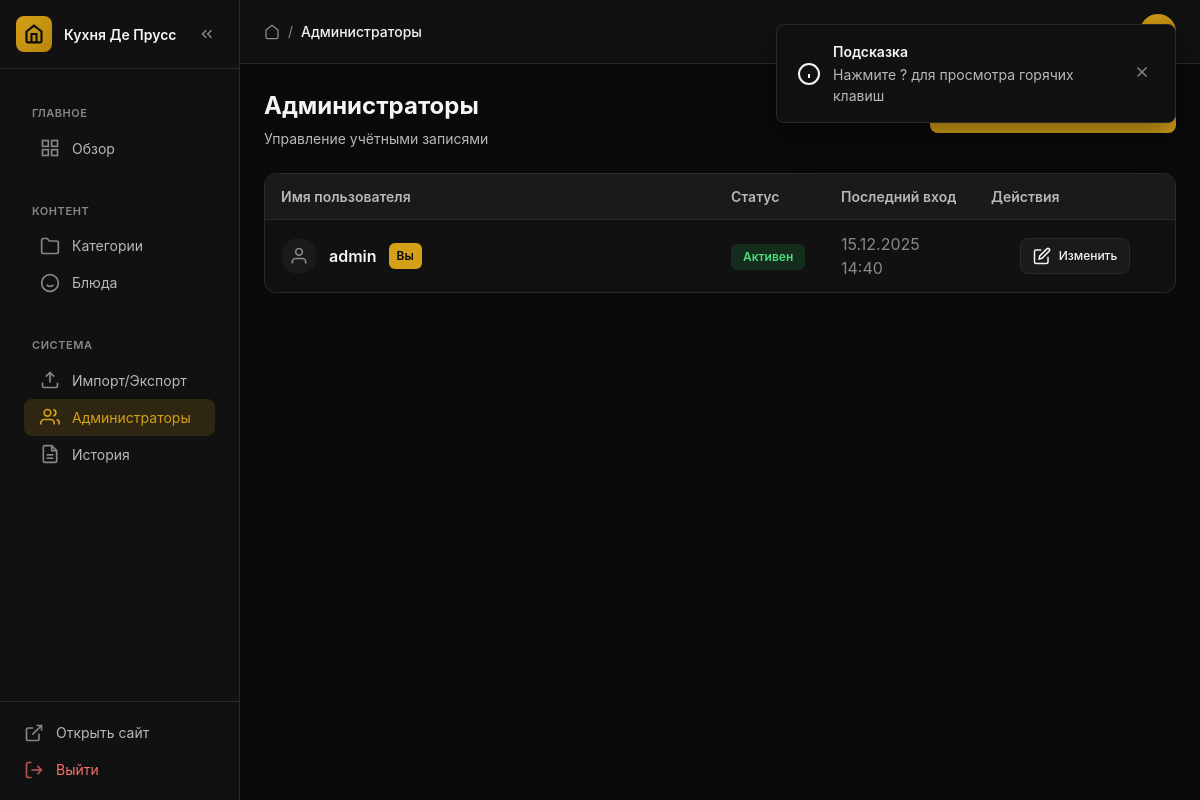
The page /admin/users (signed in) on the database as committed earlier.
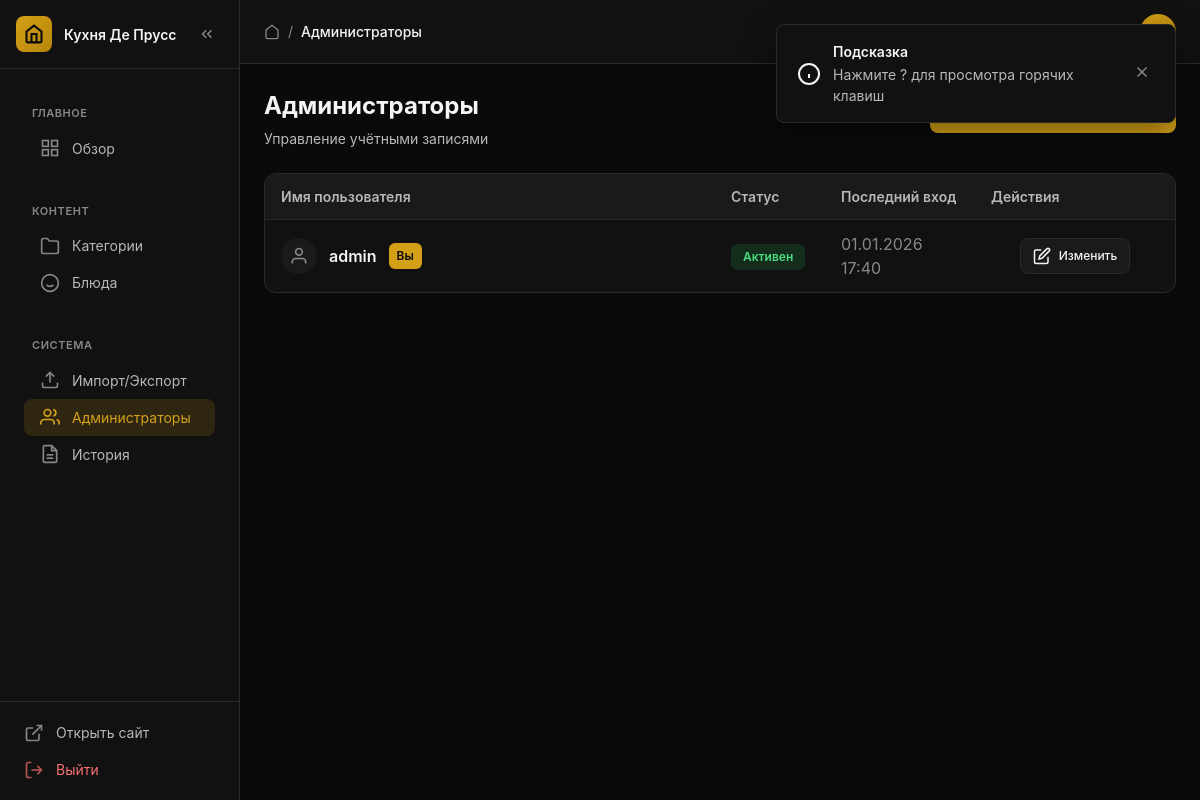
The same page on the database as committed later.
### app/models/admin_user.py (models this page shows, shortened)
class AdminUser(Base):
    __tablename__ = "admin_users"
    id = Column(Integer, primary_key=True, autoincrement=True)
    username = Column(String(50), unique=True, nullable=False, index=True)
    password_hash = Column(String(200), nullable=False)
    is_active = Column(Boolean, default=True)
    last_login = Column(DateTime(timezone=True), nullable=True)
    created_at = Column(DateTime(timezone=True), server_default=func.now())
    updated_at = Column(DateTime(timezone=True), server_default=func.now(), onupdate=func.now())

### app/api/admin/users/crud.py (the view)
@router.get("/users", response_class=HTMLResponse)
async def users_list(
    request: Request,
    admin: AdminUser = Depends(get_current_admin),
    db: AsyncSession = Depends(get_db)
):
    result = await db.execute(select(AdminUser).order_by(AdminUser.id))
    users = result.scalars().all()
    return templates.TemplateResponse(
        "admin/users.html",
        {"request": request, "admin": admin, "users": users}
    )

### app/templates/admin/users.html (shortened to what this page needs)
{% extends "admin/base.html" %}
{% block breadcrumbs %}
<a href="/admin" class="admin-breadcrumbs__item">
    <svg width="16" height="16" viewBox="0 0 24 24" fill="none" stroke="currentColor" stroke-width="2">
        <path d="M3 9l9-7 9 7v11a2 2 0 0 1-2 2H5a2 2 0 0 1-2-2z"></path>
    </svg>
</a>
<span class="admin-breadcrumbs__separator">/</span>
<span class="admin-breadcrumbs__current">Администраторы</span>
{% endblock %}
{% block content %}
<div class="page-header">
    <div class="page-header__top">
        <div>
            <h1 class="page-title">Администраторы</h1>
            <p class="page-subtitle">Управление учётными записями</p>
        </div>
        <a href="/admin/users/new" class="btn btn--primary">
        </a>
    </div>
</div>
<div class="card">
    {% if users %}
    <div class="table-wrapper">
        <table class="table">
            <thead>
                <tr>
                    <th>Имя пользователя</th>
                    <th class="table__th--w-110">Статус</th>
                    <th class="table__th--w-150">Последний вход</th>
                    <th class="table__th--w-200">Действия</th>
                </tr>
            </thead>
            <tbody>
                {% for user in users %}
                <tr>
                    <td>
                        <div class="user-info">
                            <div class="user-avatar">
                                <svg width="20" height="20" viewBox="0 0 24 24" fill="none" stroke="currentColor" stroke-width="2">
                                    <path d="M20 21v-2a4 4 0 0 0-4-4H8a4 4 0 0 0-4 4v2"></path>
                                    <circle cx="12" cy="7" r="4"></circle>
                                </svg>
                            </div>
                            <strong>{{ user.username }}</strong>
                            {% if user.id == admin.id %}
                            <span class="user-badge">Вы</span>
                            {% endif %}
                        </div>
                    </td>
                    <td>
                        {% if user.is_active %}
                        <span class="status-badge status-badge--active">Активен</span>
                        {% else %}
                        <span class="status-badge status-badge--inactive">Заблокирован</span>
                        {% endif %}
                    </td>
                    <td>
                        {% if user.last_login %}
                        <span class="text-muted">{{ user.last_login.strftime('%d.%m.%Y %H:%M') }}</span>
                        {% else %}
                        <span class="text-muted">Никогда</span>
                        {% endif %}
                    </td>
                    <td class="table__actions">
                        <a href="/admin/users/{{ user.id }}/edit" class="btn btn--secondary btn--small">
                            <svg width="14" height="14" viewBox="0 0 24 24" fill="none" stroke="currentColor" stroke-width="2">
                                <path d="M11 4H4a2 2 0 0 0-2 2v14a2 2 0 0 0 2 2h14a2 2 0 0 0 2-2v-7"></path>
                                <path d="M18.5 2.5a2.121 2.121 0 0 1 3 3L12 15l-4 1 1-4 9.5-9.5z"></path>
                            </svg>
                            Изменить
                        </a>
                    </td>
                </tr>
                {% endfor %}
            </tbody>
        </table>
    </div>
    {% endif %}
</div>
{% endblock %}

Rows that differ between the two databases and show on the page:
changed AdminUser "admin": last_login "15.12.2025 14:40" → "01.01.2026 17:40"
